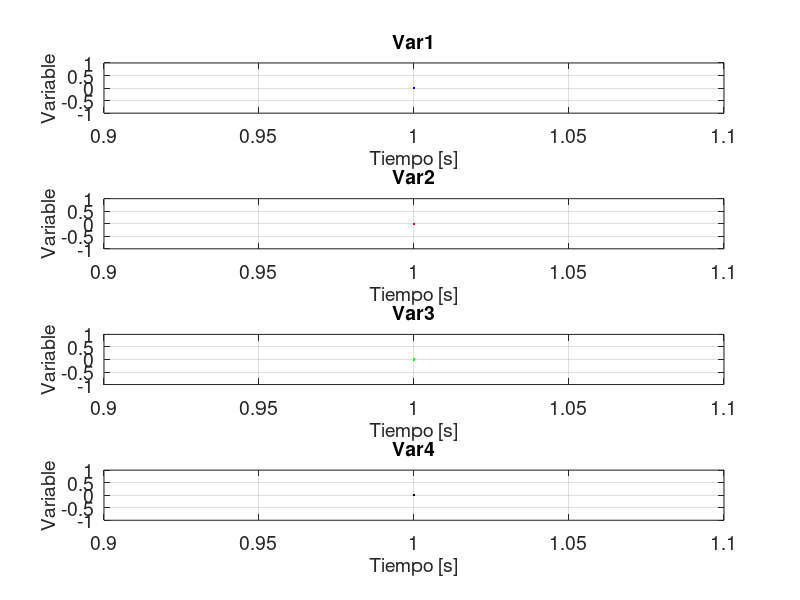

The MATLAB script that drew this image: (Note: this script raises an error after producing the figure.)
%/%%
  % @brief Continuously plot file data
  %/
 
% Author: Gustavo Diaz

close all;
clc

file_path = 'data/';
file_name = input('file_name: ','s');
file_ext = '.txt';
full_name = strcat(file_path, file_name, file_ext);

var1 = 0;
var2 = 0;
var3 = 0;
var4 = 0;

max_var1 = 0;
min_var1 = 0;
max_var2 = 0;
min_var2 = 0;
max_var3 = 0;
min_var3 = 0;
max_var4 = 0;
min_var4 = 0;

MAX_VALUE = 500;
MIN_VALUE = -500;

sz = 0;
window_sz = 1000;

figure(1)
fig1 = axes;
ax1 = subplot(4,1,1);
plot(ax1, var1, 'b')
grid on
set(gca,'fontsize',14)
title('Var1', 'fontsize', 14)
xlabel(ax1, 'Tiempo [s]', 'fontsize', 14); ylabel('Variable', 'fontsize', 14);
% hold on
% figure(2)
% fig2 = axes;
ax2 = subplot(4,1,2);
plot(ax2, var2, 'r')
grid on
set(gca,'fontsize',14)
title('Var2', 'fontsize', 14)
xlabel(ax2, 'Tiempo [s]', 'fontsize', 14); ylabel('Variable', 'fontsize', 14);
% legend('Ángulo del Cubo [°]', 'Velocidad del Cubo [°/s]', 'Torque aplicado [Nm]')

ax3 = subplot(4,1,3);
plot(ax3, var3, 'g')
grid on
set(gca,'fontsize',14)
title('Var3', 'fontsize', 14)
xlabel(ax3, 'Tiempo [s]', 'fontsize', 14); ylabel('Variable', 'fontsize', 14);

ax4 = subplot(4,1,4);
plot(ax4, var4, 'k')
grid on
set(gca,'fontsize',14)
title('Var4', 'fontsize', 14)
xlabel(ax4, 'Tiempo [s]', 'fontsize', 14); ylabel('Variable', 'fontsize', 14);

while 1
	data = dlmread(full_name);
	var1 = data(:,1);
	var2 = data(:,2);
	var3 = data(:,3);
	var4 = data(:,4);
	sz = length(var1);

	if (max(var1)>=max_var1 && max(var1)<=MAX_VALUE)
		max_var1 = max(var1);
	end
	if (min(var1)<=min_var1 && min(var1)>=MIN_VALUE)
		min_var1 = min(var1);
	end

	if (max(var2)>=max_var2 && max(var2)<=MAX_VALUE)
		max_var2 = max(var2);
	end
	if (min(var2)<=min_var2 && min(var2)>=MIN_VALUE)
		min_var2 = min(var2);
	end

	if (max(var3)>=max_var3 && max(var3)<=MAX_VALUE)
		max_var3 = max(var3);
	end
	if (min(var3)<=min_var3 && min(var3)>=MIN_VALUE)
		min_var3 = min(var3);
	end

	if (max(var4)>=max_var4 && max(var4)<=MAX_VALUE)
		max_var4 = max(var4);
	end
	if (min(var4)<=min_var4 && min(var4)>=MIN_VALUE)
		min_var4 = min(var4);
	end

	subplot(4,1,1);
	% plot(fig1, var1, 'b')
	plot(ax1, var1, 'b')
	grid on
	ylim([min_var1-10 max_var1+10])
	% xlim([sz-window_sz sz+window_sz])
	% hold on
	subplot(4,1,2)
	% plot(fig1, var2, 'r')
	plot(ax2, var2, 'r')
	grid on
	ylim([min_var2-10 max_var2+10])
	% xlim([sz-window_sz sz+window_sz])

	subplot(4,1,3)
	% plot(fig1, var2, 'r')
	plot(ax3, var3, 'g')
	grid on
	ylim([min_var3-10 max_var3+10])
	% xlim([sz-window_sz sz+window_sz])

	subplot(4,1,4)
	% plot(fig1, var2, 'r')
	plot(ax4, var4, 'k')
	grid on
	ylim([min_var4-10 max_var4+10])
	% xlim([sz-window_sz sz+window_sz])

	pause(1)
end